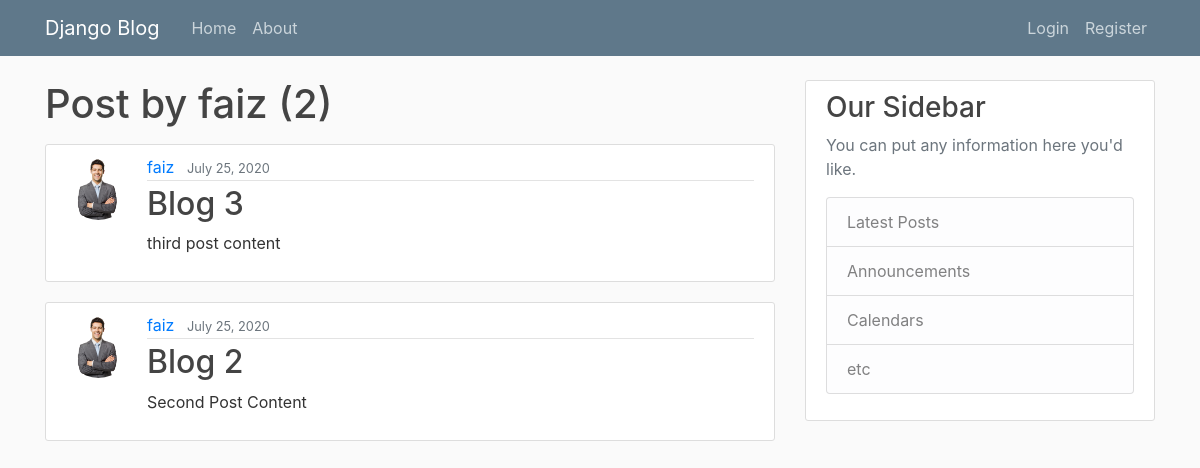
The page /user/faiz on the database as committed earlier.
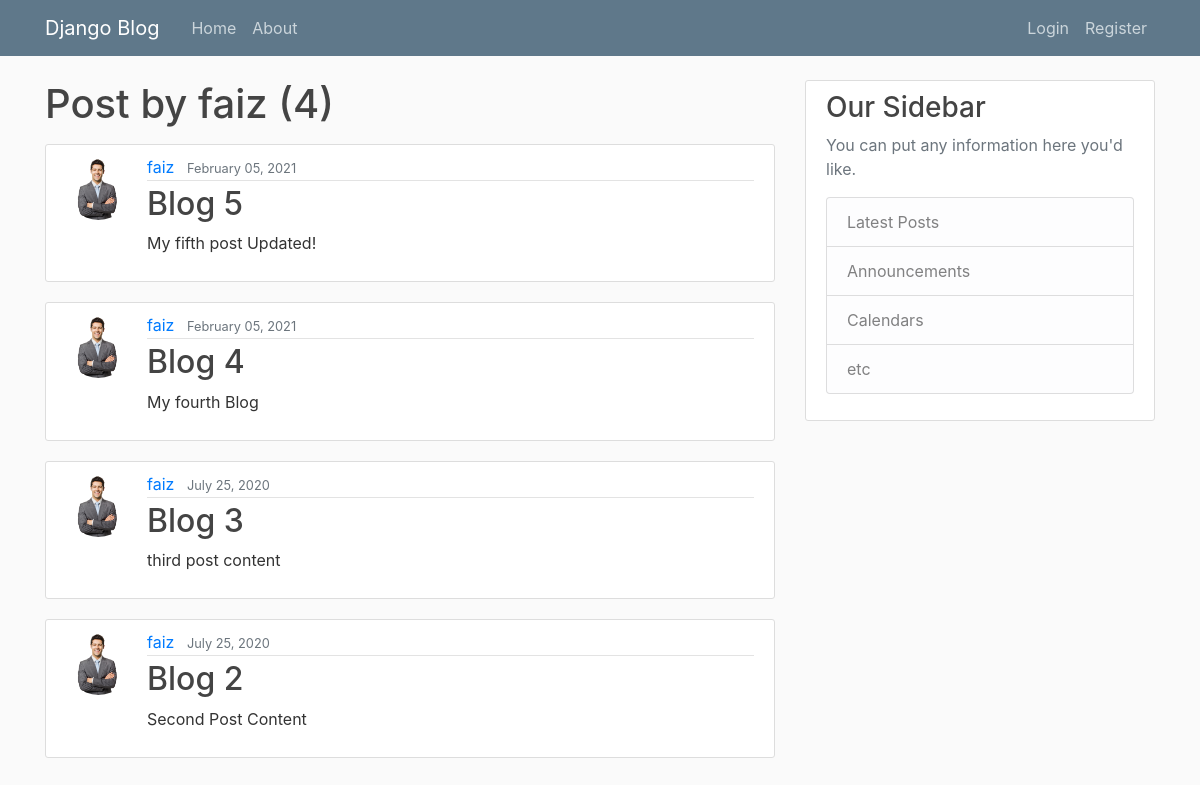
The same page on the database as committed later.
### blog/models.py (models this page shows, shortened)
class Post(models.Model):
    title = models.CharField(max_length=100)
    content=models.TextField()
    date = models.DateTimeField(default=timezone.now)
    author = models.ForeignKey(User, on_delete=models.CASCADE)

### users/models.py (models this page shows, shortened)
class Profile(models.Model):
    user = models.OneToOneField(User, on_delete=models.CASCADE)
    image = models.ImageField(default='default.jpg', upload_to='profile_pics')

### blog/views.py (the view)
# urls.py: path('user/<str:username>', UserPostListView.as_view(), name='user-posts'),
class UserPostListView(ListView):
    model= Post
    template_name = 'blog/user_posts.html'
    context_object_name= 'posts'
    paginate_by = 5
    def get_queryset(self):
        user = get_object_or_404(User, username= self.kwargs.get('username'))
        return Post.objects.filter(author=user).order_by('-date')

### blog/templates/blog/user_posts.html (shortened to what this page needs)
{% extends "blog/base.html" %}
{% block content %}
    <h1 class="mb-3">Post by {{ view.kwargs.username }} ({{ page_obj.paginator.count  }})</h1>
    {% for post in posts %}
        <article class="media content-section">
            <img class='rounded-circle article-img' src="{{ post.author.profile.image.url }}">
            <div class="media-body">
            <div class="article-metadata">
                <a class="mr-2" href="{% url 'user-posts' post.author.username %}">{{ post.author }}</a>
                <small class="text-muted">{{ post.date|date:"F d, Y"}}</small>
            </div>
            <h2><a class="article-title" href="{% url 'post-detail' post.id %}">{{ post.title }}</a></h2>
            <p class="article-content">{{ post.content }}</p>
            </div>
        </article>
    {% endfor %}
{% endblock content %}

### blog/templates/blog/base.html (shortened to what this page needs)
{% load static %}
<!DOCTYPE html>
<html lang="en">
<head>
     <link rel="stylesheet" href="https://stackpath.bootstrapcdn.com/bootstrap/4.3.1/css/bootstrap.min.css">
     <link rel="stylesheet" href=" {% static 'blog/main.css' %}">
</head>
<body>
    <header class="site-header">
        <nav class="navbar navbar-expand-md navbar-dark bg-steel fixed-top">
        <div class="container">
            <a class="navbar-brand mr-4" href="{% url 'blog-home' %}">Django Blog</a>
            <div class="collapse navbar-collapse" id="navbarToggle">
            <div class="navbar-nav mr-auto">
                <a class="nav-item nav-link" href="{% url 'blog-home' %}">Home</a>
                <a class="nav-item nav-link" href="{% url 'blog-about' %}">About</a>
            </div>
            <div class="navbar-nav">
              {% if user.is_authenticated %}
              <a class="nav-item nav-link" href="{% url 'post-create' %}">New Post</a>
              <a class="nav-item nav-link" href="{% url 'profile' %}">Profile</a>
              <a class="nav-item nav-link" href="{% url 'logout' %}">Logout</a>
              {% else %}
                <a class="nav-item nav-link" href="{% url 'login' %}">Login</a>
                <a class="nav-item nav-link" href="{% url 'register' %}">Register</a>
              {% endif %}
            </div>
            </div>
        </div>
        </nav>
    </header>
    <main role="main" class="container">
        <div class="row">
          <div class="col-md-8">
            {% block content %}{% endblock %}
          </div>
          <div class="col-md-4">
            <div class="content-section">
              <h3>Our Sidebar</h3>
              <p class='text-muted'>You can put any information here you'd like.
                <ul class="list-group">
                  <li class="list-group-item list-group-item-light">Latest Posts</li>
                  <li class="list-group-item list-group-item-light">Announcements</li>
                  <li class="list-group-item list-group-item-light">Calendars</li>
                  <li class="list-group-item list-group-item-light">etc</li>
                </ul>
              </p>
            </div>
          </div>
        </div>
      </main>
</body>
</html>

### blog/static/blog/main.css (style rules this page uses)
body { background: #fafafa; color: #333333; margin-top: 5rem; }
h1, h2, h3, h4, h5, h6 { color: #444444; }
ul { margin: 0; }
.bg-steel { background-color: #5f788a; }
.site-header .navbar-nav .nav-link { color: #cbd5db; }
.content-section { background: #ffffff; padding: 10px 20px; border: 1px solid #dddddd; border-radius: 3px; margin-bottom: 20px; }
.article-title { color: #444444; }
.article-content { white-space: pre-line; }
.article-img { height: 65px; width: 65px; margin-right: 16px; }
.article-metadata { padding-bottom: 1px; margin-bottom: 4px; border-bottom: 1px solid #e3e3e3 }

Rows that differ between the two databases and show on the page:
added Post: author.profile.image (picture), author "faiz", date "February 05, 2021", title "Blog 5", content "My fifth post Updated!"
added Post: author.profile.image (picture), author "faiz", date "February 05, 2021", title "Blog 4", content "My fourth Blog"
Other text that changed with them:
{{ page_obj.paginator.count }}: "2" → "4"
